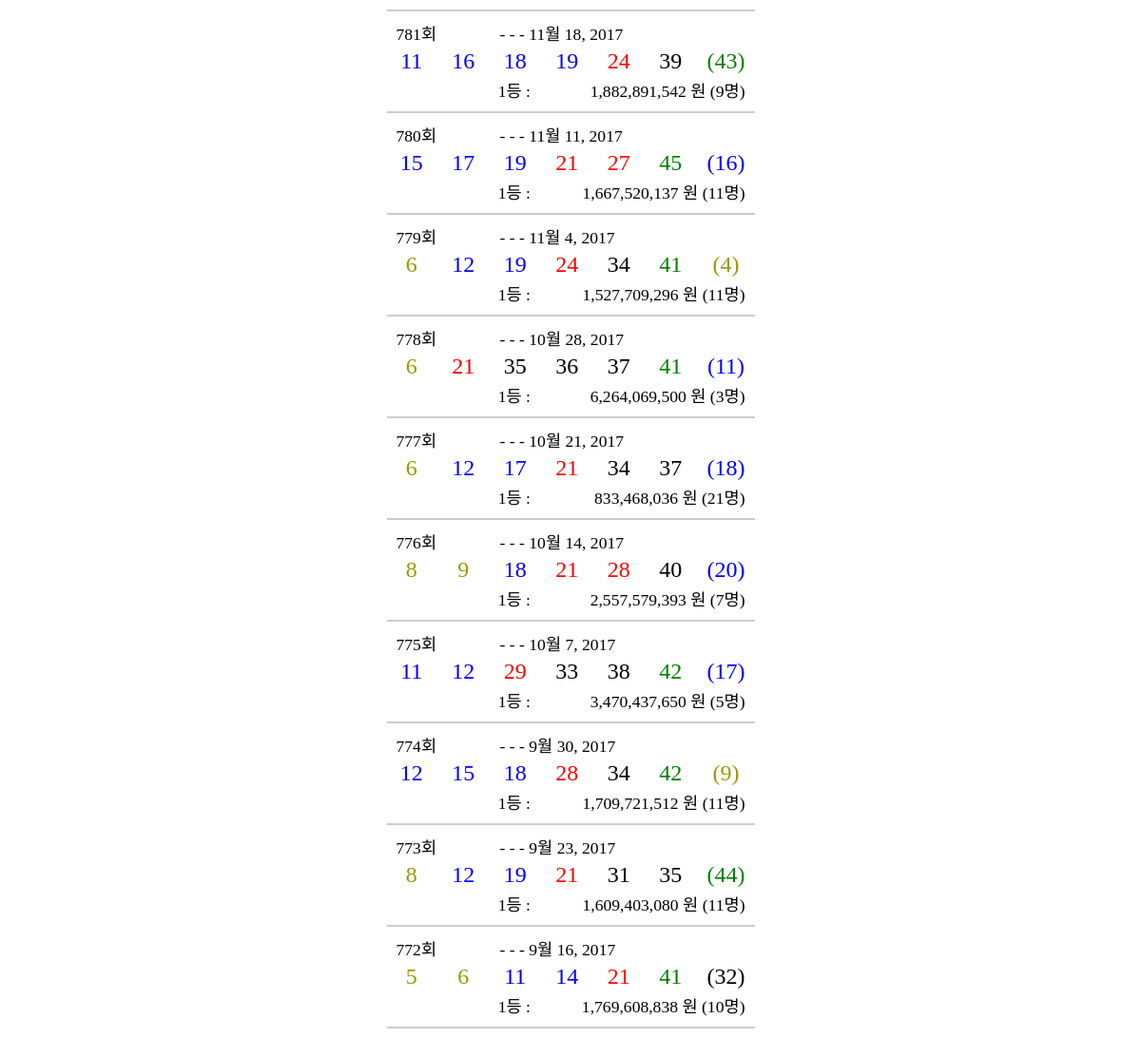
The app's page /lotto/, older data.
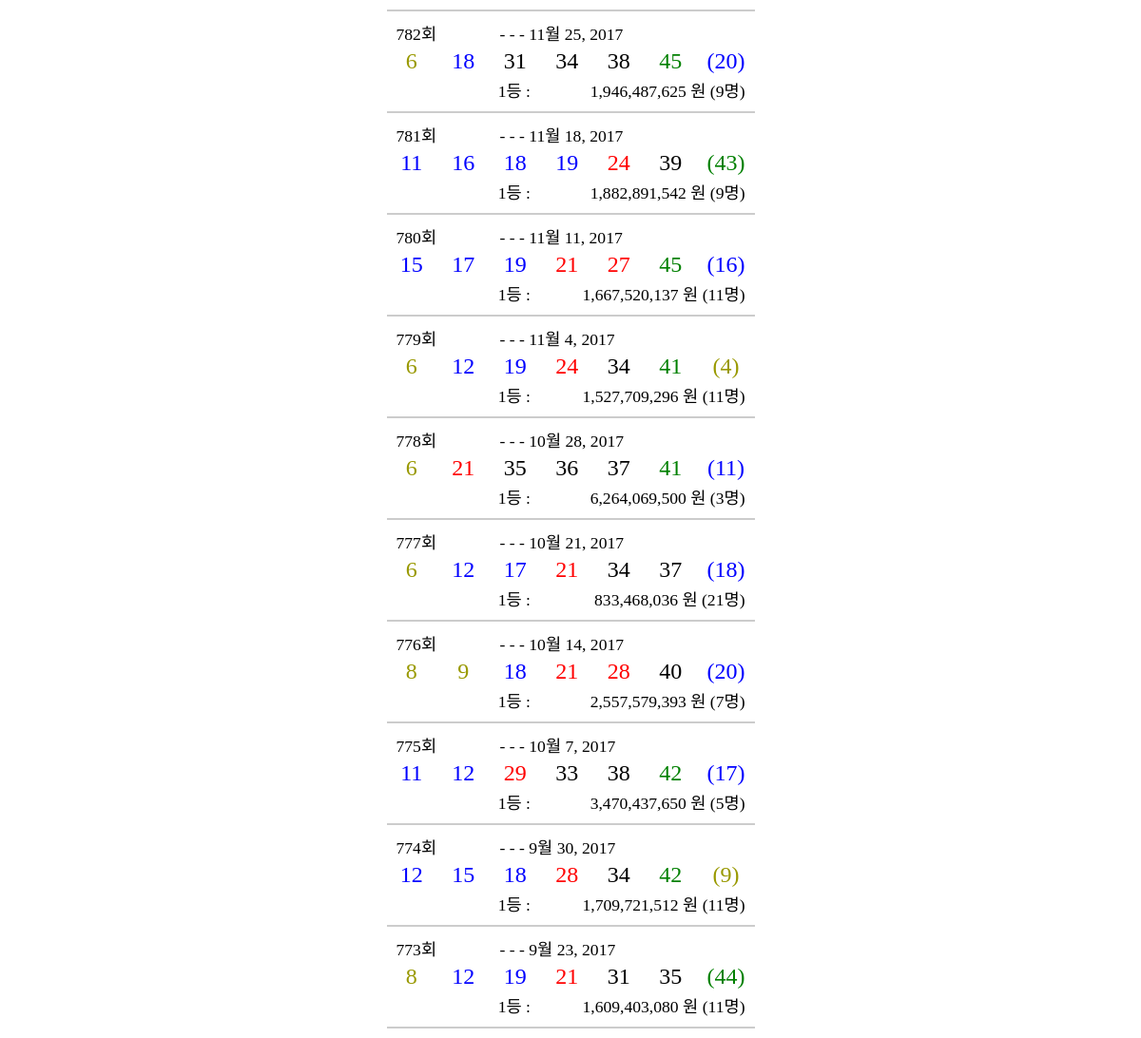
The same page, newer data.
### lotto/models.py (models this page shows)
class Lotto(models.Model):
    nth = models.IntegerField()
    date = models.DateField(default=timezone.now)
    no1 = models.IntegerField()
    no2 = models.IntegerField()
    no3 = models.IntegerField()
    no4 = models.IntegerField()
    no5 = models.IntegerField()
    no6 = models.IntegerField()
    nob = models.IntegerField()
    winmoney = models.IntegerField()
    winco = models.IntegerField()

### lotto/views.py (the view)
def lotto_list(request):
    latest_list = Lotto.objects.all().order_by('-nth')[:10]
    context = {'latest_list': latest_list}
    return render(request, 'lotto/lotto_list.html', context)

### lotto/templates/lotto/lotto_list.html (shortened to what this page needs)
<head>
</head>
{% load humanize %}
<div align="center">
{% if latest_list %}
<table>
    <tr>
        <td colspan='7' bgcolor="#cccccc" height="2"></td>
    </tr>
    {% for lotto in latest_list %}
    <tr height='5'></tr>
    <tr>
        <td colspan='2' class="head">{{ lotto.nth }}회</td>
        <td colspan='5' class="head">- - - {{ lotto.date }}</td>
    </tr>
    <tr>
        <td width="14%" align="center"
            {% if lotto.no1 <= 10 %}
                style="color:#999900"
            {% elif lotto.no1 <= 20 %}
                style="color:blue"
            {% elif lotto.no1 <= 30 %}
                style="color:red"
            {% elif lotto.no1 <= 40 %}
                style="color:black"
            {% else %}
                style="color:green"
            {% endif %}
        >{{ lotto.no1 }}</td>
        <td width="14%" align="center"
            {% if lotto.no2 <= 10 %}
                style="color:#999900"
            {% elif lotto.no2 <= 20 %}
                style="color:blue"
            {% elif lotto.no2 <= 30 %}
                style="color:red"
            {% elif lotto.no2 <= 40 %}
                style="color:black"
            {% else %}
                style="color:green"
            {% endif %}
        >{{ lotto.no2 }}</td>
        <td width="14%" align="center"
            {% if lotto.no3 <= 10 %}
                style="color:#999900"
            {% elif lotto.no3 <= 20 %}
                style="color:blue"
            {% elif lotto.no3 <= 30 %}
                style="color:red"
            {% elif lotto.no3 <= 40 %}
                style="color:black"
            {% else %}
                style="color:green"
            {% endif %}
        >{{ lotto.no3 }}</td>
        <td width="14%" align="center"
            {% if lotto.no4 <= 10 %}
                style="color:#999900"
            {% elif lotto.no4 <= 20 %}
                style="color:blue"
            {% elif lotto.no4 <= 30 %}
                style="color:red"
            {% elif lotto.no4 <= 40 %}
                style="color:black"
            {% else %}
                style="color:green"
            {% endif %}
        >{{ lotto.no4 }}</td>
        <td width="14%" align="center"
            {% if lotto.no5 <= 10 %}
                style="color:#999900"
            {% elif lotto.no5 <= 20 %}
                style="color:blue"
            {% elif lotto.no5 <= 30 %}
                style="color:red"
            {% elif lotto.no5 <= 40 %}
                style="color:black"
            {% else %}
                style="color:green"
            {% endif %}
        >{{ lotto.no5 }}</td>
        <td width="14%" align="center"
            {% if lotto.no6 <= 10 %}
                style="color:#999900"
            {% elif lotto.no6 <= 20 %}
                style="color:blue"
            {% elif lotto.no6 <= 30 %}
                style="color:red"
            {% elif lotto.no6 <= 40 %}
                style="color:black"
            {% else %}
                style="color:green"
            {% endif %}
        >{{ lotto.no6 }}</td>
        <td width="16%" align="center"
            {% if lotto.nob <= 10 %}
                style="color:#999900"
            {% elif lotto.nob <= 20 %}
                style="color:blue"
            {% elif lotto.nob <= 30 %}
                style="color:red"
            {% elif lotto.nob <= 40 %}
                style="color:black"
            {% else %}
                style="color:green"
            {% endif %}
        >({{ lotto.nob }})</td>
    </tr>
    <tr>
        <td></td>
        <td colspan='2' align='right' class="bottom">1등 : </td>
        <td colspan='4' width="150" align="right" class="bottom">{{ lotto.winmoney|intcomma }} 원 ({{ lotto.winco }}명)</td>
    </tr>
    <tr height='5'></tr>
    <tr>
        <td colspan='7' bgcolor="#cccccc" height="2"></td>
    </tr>
    {% endfor %}
</table>
{% else %}
<div>No Lotto</div>
{% endif %}
</div>

Row changes from the older to the newer data that the page shows:
no longer on this page (row unchanged): Lotto: nth "772", date "9월 16, 2017", no1 "5", no2 "6", no3 "11", no4 "14", no5 "21", no6 "41", nob "32", winmoney "1,769,608,838", winco "10"
added Lotto: nth "782", date "11월 25, 2017", no1 "6", no2 "18", no3 "31", no4 "34", no5 "38", no6 "45", nob "20", winmoney "1,946,487,625", winco "9"
